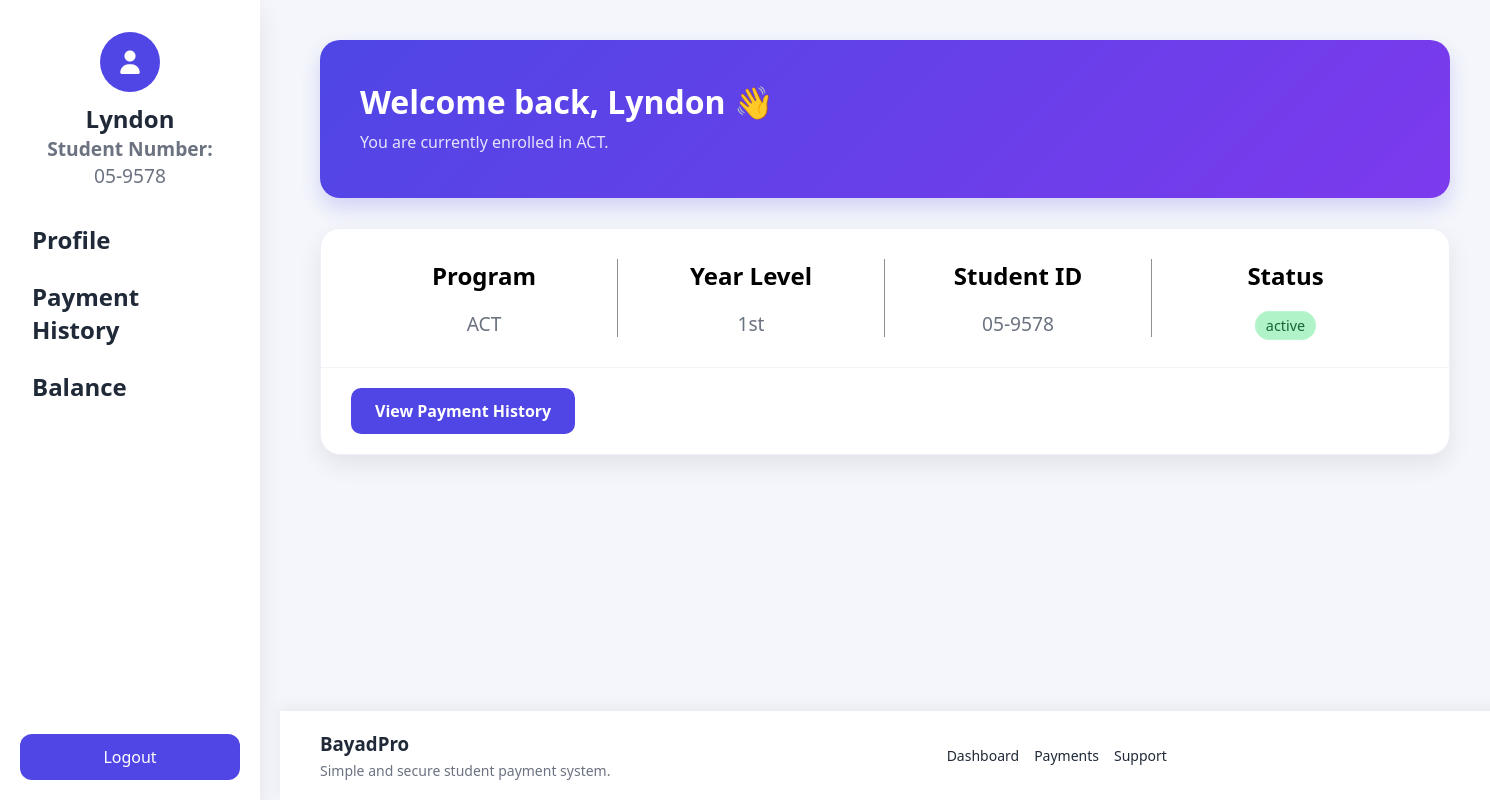
The page /index.php (signed in) on the database its author committed.
### tables this page shows
CREATE TABLE `student_list` (
  `id` int(11) NOT NULL,
  `first_name` varchar(255) NOT NULL,
  `last_name` varchar(255) NOT NULL,
  `student_number` varchar(16) NOT NULL,
  `education_level` varchar(50) DEFAULT NULL,
  `program` varchar(50) DEFAULT NULL,
  `year_level` varchar(50) DEFAULT NULL,
  `email` varchar(255) NOT NULL,
  `contact_number` varchar(15) NOT NULL,
  `status` enum('graduated','active','inactive','dropped') NOT NULL,
  `registered_at` timestamp NOT NULL DEFAULT current_timestamp(),
  `updated_at` timestamp NOT NULL DEFAULT current_timestamp() ON UPDATE current_timestamp()
);

### index.php (the view, shortened to what this page needs)
<?php
require_once(ROOT_PATH . "config/db.php");
?>
<?php include("utils/nav.php"); ?>
<!DOCTYPE html>
<html lang="en">
<head>
    <link rel="stylesheet" href="<?= BASE_URL ?>public/css/style.css">
</head>
<body>
    <div class="index">
        <div class="header-banner">
            <div class="header-text">
                <h1>Welcome back, <?= htmlspecialchars($student['first_name']) ?> 👋</h1>
                <p>You are currently enrolled in <?= htmlspecialchars($student['program']) ?>.</p>
            </div>
        </div>
        <div class="profile-card">
            <div class="profile-info-grid">
                <div class="info-item">
                    <span class="label">Program</span>
                    <div class="value"><?= htmlspecialchars($student['program']) ?></div>
                </div>
                <div class="info-item">
                    <span class="label">Year Level</span>
                    <div class="value"><?= htmlspecialchars($student['year_level']) ?></div>
                </div>
                <div class="info-item">
                    <span class="label">Student ID</span>
                    <div class="value"><?= htmlspecialchars($student['student_number']) ?></div>
                </div>
                <div class="info-item">
                    <span class="label">Status</span>
                    <div class="value">
                        <span class="badge-success"><?= htmlspecialchars($student['status']) ?></span>
                    </div>
                </div>
            </div>
            <div class="card-footer-actions">
                <a href="<?= BASE_URL ?>app/views/client/payment_history.php" class="btn btn-primary">
                    View Payment History
                </a>
            </div>
        </div>
    </div>
    <?php include("utils/footer.php"); ?>
</body>
</html>

### utils/nav.php (shortened to what this page needs)
<?php
    require_once(ROOT_PATH . "config/db.php");
    $student_id = $_SESSION['id'];
    $sql = "SELECT * FROM student_list WHERE id = ?";
    $stmt = $conn->prepare($sql);
    $stmt->bind_param("i", $student_id);
    $stmt->execute();
    $student = $stmt->get_result()->fetch_assoc();
?>
<!DOCTYPE html>
<html lang="en">
<head>
    <link rel="stylesheet" href="https://cdnjs.cloudflare.com/ajax/libs/font-awesome/7.0.1/css/all.min.css">
    <link rel="stylesheet" href="<?= BASE_URL ?>public/asset/css/style.css">
</head>
<body>
<div class="container">
    <div class="profile">
        <span class="profile-img"><i class="fa-solid fa-user"></i></span>
        <span class="username"><?php echo $student['first_name']; ?></span>
        <span class="student_number"><p><b>Student Number:</b></p><?php echo $student['student_number']; ?></span>
    </div>
    <div class="nav-menu">
        <a href="<?= BASE_URL ?>index.php">Profile</a>
        <a href="<?= BASE_URL ?>app/views/client/payment_history.php">Payment History</a>
        <a href="<?= BASE_URL ?>app/views/client/balance.php">Balance</a>
    </div>
    <div class="action-btn">
        <a href="<?= BASE_URL ?>app/controllers/logout.php">Logout</a>
    </div>
</div>
</body>
</html>

### public/asset/css/style.css (style rules this page uses)
:root { --primary: #4f46e5; --primary-dark: #3730a3; --bg: #f4f6fb; --card: #ffffff; --text: #1f2937; --muted: #6b7280; --radius: 12px; --shadow: 0 10px 25px rgba(0,0,0,0.08); }
* { margin: 0; padding: 0; box-sizing: border-box; font-family: "Segoe UI", sans-serif; text-decoration: none; }
body { background: var(--bg); color: var(--text); display: flex; flex-direction: column; min-height: 100vh; overflow: hidden; }
.container { width: 260px; height: 100vh; background: var(--card); box-shadow: var(--shadow); position: fixed; left: 0; top: 0; padding: 20px; display: flex; flex-direction: column; gap: 10px; z-index: 1000; }
.profile { text-align: center; margin: 12px 0; }
.profile-img i { display: inline-block; width: 60px; height: 60px; background: var(--primary); color: white; border-radius: 50%; line-height: 60px; font-size: 24px; margin-bottom: 10px; }
.username { display: block; font-size: 1.5rem; font-weight: bold; }
.student_number { font-size: 1.2rem; color: var(--muted); }
.nav-menu { display: flex; flex-direction: column; }
.nav-menu a { text-decoration: none; color: var(--text); padding: 12px; border-radius: var(--radius); transition: 0.3s; font-size: 1.5rem; font-weight: bold; }
.action-btn { margin-top: auto; }
.action-btn a { display: block; text-align: center; padding: 12px; background: var(--primary); color: white; border-radius: var(--radius); text-decoration: none; transition: 0.3s; }
.index { margin-left: 280px; padding: 40px; flex: 1; }
.index h1 { font-size: 28px; margin-bottom: 10px; }
.index p { color: var(--muted); margin-bottom: 5px; }
.header-banner { background: linear-gradient(135deg, #4f46e5 0%, #7c3aed 100%); padding: 40px; border-radius: 20px; color: white; margin-bottom: 30px; box-shadow: 0 10px 20px rgba(79, 70, 229, 0.2); }
.header-banner h1 { font-size: 2rem; margin-bottom: 8px; color: white; }
.header-banner p { color: rgba(255, 255, 255, 0.85); font-size: 1rem; }
.profile-card { background: var(--card); padding: 0; border-radius: 20px; box-shadow: var(--shadow); border: 1px solid #eef0f7; overflow: hidden; height: fit-content; }
.profile-info-grid { display: grid; grid-template-columns: repeat(4, 1fr); padding: 30px; background: #ffffff; }
.info-item { padding: 0 15px; border-right: 1px solid #8e9092; text-align: center; }
.info-item .label { font-size: 1.5rem; font-weight: bold; color: #000000; }
.info-item .value { margin-top: 1.1rem; font-size: 1.2rem; color: var(--muted); }
.info-item:last-child { border-right: none; }
.card-footer-actions { padding: 20px 30px; display: flex; gap: 15px; border-top: 1px solid #f1f5f9; }
.btn-primary { background: var(--primary); color: white; padding: 12px 24px; border-radius: 10px; font-weight: 600; transition: 0.3s; text-align: center; }
.badge-success { text-align: center; background: #b0f3c8; color: #166534; border: 1px solid #bbf7d0; font-size: 0.9rem; border-radius: 50px; padding: 4px 10px; }

### rows shown on the page
student_list: first_name "Lyndon", student_number "05-9578", program "ACT", year_level "1st", status "active"
